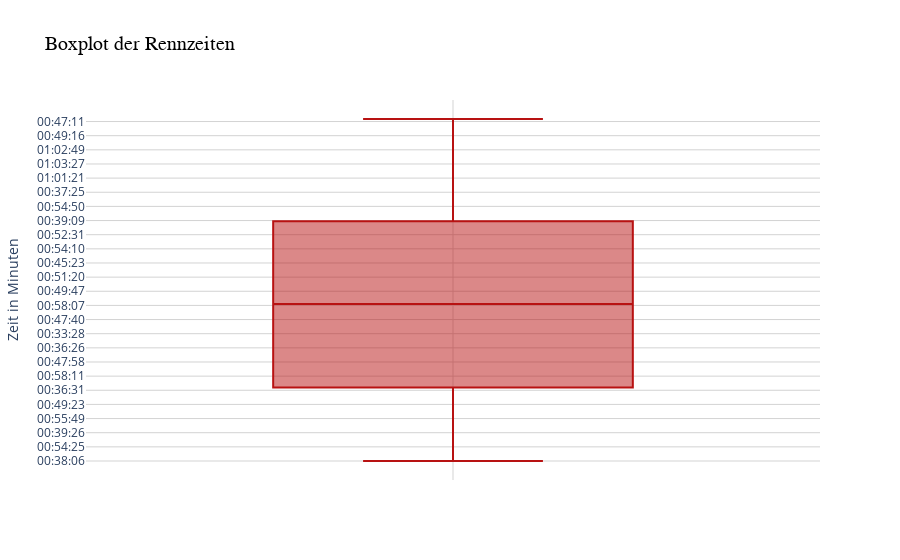

The notebook cell saved with this chart:
### Code cell
boxplot_race_time = px.box(
  df, 
  y = "Zeit", 
  title = "Boxplot der Rennzeiten", 
  color_discrete_sequence=["#b81212"]  
)

# Customize layout
boxplot_race_time.update_layout(
    title_font=dict(size=20, family="Arial", color="black"), 
    yaxis_title="Zeit in Minuten",  # Y-axis title
    xaxis=dict(showgrid=True, gridcolor="lightgray"),  
    yaxis=dict(showgrid=True, gridcolor="lightgray"),
    plot_bgcolor="white"
)


boxplot_race_time.show()

### Figure 1 — Plotly figure (JSON) as saved in the notebook; plotly's stock layout.template omitted (floating-point values rounded to 4 significant figures; data arrays with more than 128 entries replaced by an {"elided": "..."} marker saying what was removed)
{"data": [{"alignmentgroup": "True", "hovertemplate": "Zeit=%{y}<extra></extra>", "legendgroup": "", "marker": {"color": "#b81212"}, "name": "", "notched": false, "offsetgroup": "", "orientation": "v", "showlegend": false, "type": "box", "x0": " ", "xaxis": "x", "y": {"elided": "1337 str values"}, "y0": " ", "yaxis": "y"}], "layout": {"boxmode": "group", "legend": {"tracegroupgap": 0}, "plot_bgcolor": "white", "title": {"font": {"color": "black", "family": "Arial", "size": 20}, "text": "Boxplot der Rennzeiten"}, "xaxis": {"anchor": "y", "domain": [0, 1], "gridcolor": "lightgray", "showgrid": true}, "yaxis": {"anchor": "x", "domain": [0, 1], "gridcolor": "lightgray", "showgrid": true, "title": {"text": "Zeit in Minuten"}}}}
